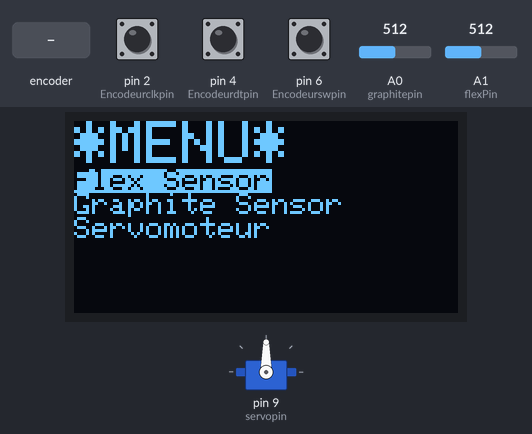
This sketch was run on a simulated Arduino Uno, built with avr-gcc and run on an emulated ATmega328P. Shown: servo, 128×64 one-colour display. The test bench sets the inputs (shaded band); at power-on: pin 6 (Encodeurswpin) HIGH, A1 (flexPin) = 512, pin 2 (Encodeurclkpin) HIGH, pin 4 (Encodeurdtpin) HIGH, A0 (graphitepin) = 512. What the sketch prints to the serial monitor is not drawn.

Above: at 1.7 s.
1.8 s: pin 6 (Encodeurswpin) pulled LOW for 3.2 s
At 2.59 s:
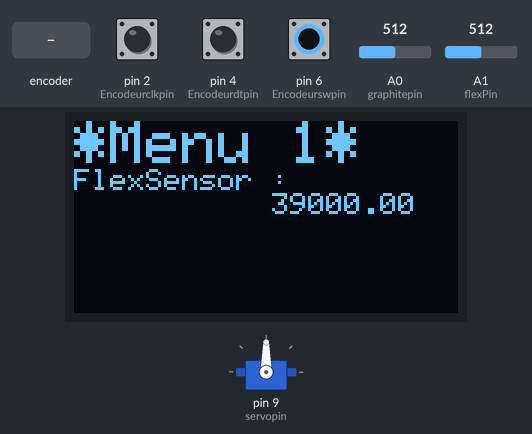
6.5 s: rotary encoder on pin 2 (Encodeurclkpin) / pin 4 (Encodeurdtpin) turned 2 steps (second pin leading)
At 8.0 s:
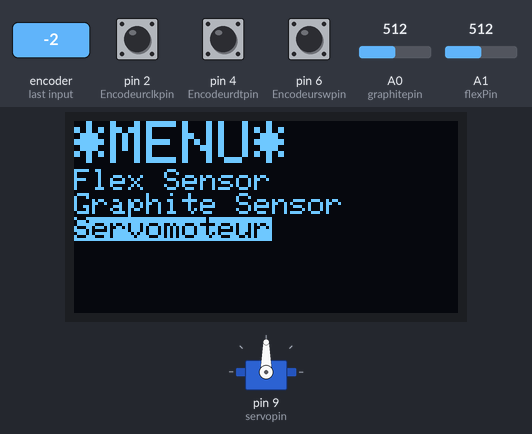
8.7 s: pin 6 (Encodeurswpin) pulled LOW for 1 s
At 10.6 s:
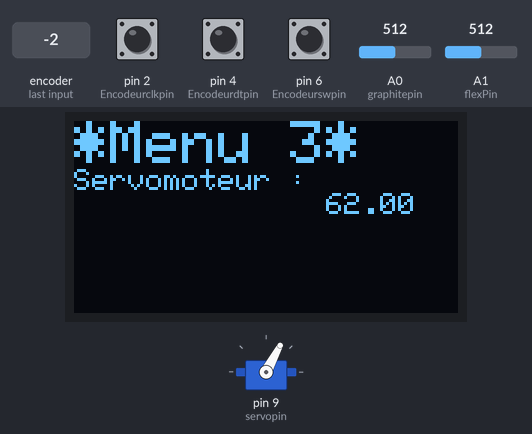
11.2 s: A1 (flexPin) set to 530
At 12.1 s:
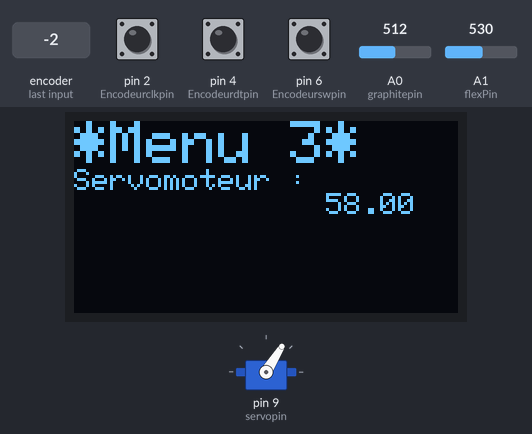
13.3 s: A1 (flexPin) set to 558
At 15.0 s:
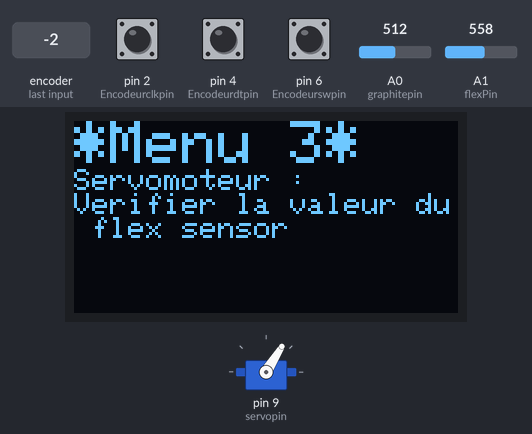
15.5 s: rotary encoder on pin 2 (Encodeurclkpin) / pin 4 (Encodeurdtpin) turned 1 step (first pin leading)
At 16.6 s:
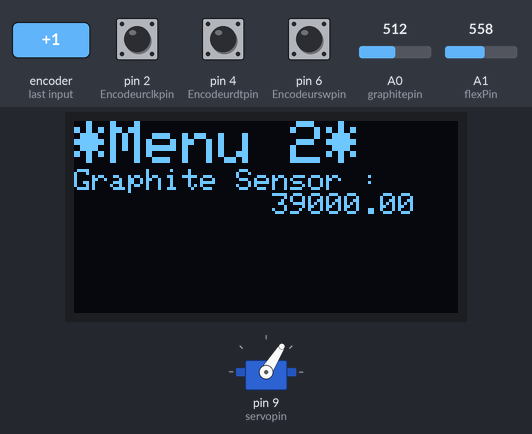
Timing chart, 0 to 18.2 s (numbered marks = the images above; inputs shaded):
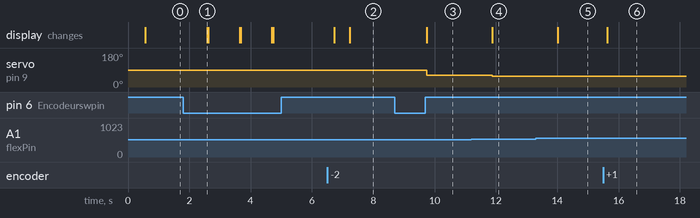

The sketch:

Projet_capteur.ino
```cpp
//----------------------------Inclusion des bibliothèques--------------------------

#include <SoftwareSerial.h>  //Bluetooth
#include <Servo.h>  //Servomoteur
#include <Wire.h>   //OLED
#include <Adafruit_SSD1306.h>   //OLED
#include <SPI.h>  //Potentiomètre
#include <stdlib.h>

//----------------------------Définitions et constantes------------------------------

  //Bluetooth:
#define rxPin 8
#define txPin 7

  //Encodeur rotatoire:
#define Encodeurclkpin  2  //CLK Output A, avec interruption
#define Encodeurdtpin 4  //DT Output B
#define Encodeurswpin 6   //Switch

  //OLED:
#define nombreDePixelsEnLargeur 128 //Largeur de l'écran OLED, en pixels
#define nombreDePixelsEnHauteur 64  //Hauteur de l'écran OLED, en pixels
#define brocheResetOLED -1  //Reset de l'écran OLED
#define adresseI2CecranOLED 0x3C
#define nb_item 3 //Nombre de choix dans le menu

  //Servomoteur:
#define servopin 9  // pin contrôlant le moteur (pin PWM)

  //Potentiomètre digital:
#define MCP_NOP                 0b00000000
#define MCP_WRITE               0b00010001
#define MCP_SHTDWN              0b00100001

  //Flex sensor:
#define flexPin A1

  //Capteur graphite:
#define graphitepin A0

  //Autres:
#define baudrate 9600

//----------------------------Variables------------------------------------------

  //Bluetooth:
SoftwareSerial mySerial (rxPin, txPin);
//int i=1;

  //Servomoteur:
Servo myservo;
int Pos_servo = 0;

  //Encodeur:
volatile int Pos_encodeur = 0;
int etat_bouton = 0; // variable pour stocker la lecture de l'etat du bouton
int Menu = 0;

  //Flex sensor:
float val_flexs = 0;
float Vflexs, Rflexs = 0.0;
const float VCC = 5.0;
const float Rdiv = 39000.0;
const float flatres = 25000.0;
const float bentres = 100000.0;

  //Capteur graphite:
unsigned long previousMillis = 0; //Pour conserver le temps passé depuis le dernier appel de millis()
int val_graph = 0;
float VGraph, RGraph = 0.0;
const float R1 = 100000;
const float R3 = 100000;
const float R5 = 10000;

  //OLED:
int choix = 0;
float lastval = -100.0;

  //Potentiomètre digital:
const int csPin = 10;
const int maxPositions = 256;
const long rAB = 47000;
const byte rWiper = 125;
const byte pot0 = 0x11;
const byte pot0shutdown = 0x21;
float R2;

Adafruit_SSD1306 ecranOLED (nombreDePixelsEnLargeur, nombreDePixelsEnHauteur, &Wire, brocheResetOLED);

//----------------------------Setup------------------------------------------

void setup() {

  //Encodeur rotatoire:
  pinMode(Encodeurclkpin, INPUT);
  digitalWrite(Encodeurclkpin, HIGH);  // Turn on pullup resistor

  pinMode(Encodeurdtpin, INPUT);
  digitalWrite(Encodeurdtpin, HIGH);  // Turn on pullup resistor

  pinMode(Encodeurswpin, INPUT);
  digitalWrite(Encodeurswpin, HIGH);  // Turn on pullup resistor

  attachInterrupt(0, doEncoder, RISING); // On met une interruption sur l'encodeur

  //Module Bluetooth:
  pinMode (rxPin,INPUT);
  pinMode (txPin,OUTPUT);

  mySerial.begin(baudrate);
  Serial.begin(9600);

  //Servomoteur:
  myservo.attach(servopin);

  //Flex Sensor:
  pinMode(flexPin, INPUT);

  //Capt graphite:
  //pinMode(graphitepin, INPUT);

  //OLED:
  if (!ecranOLED.begin (SSD1306_SWITCHCAPVCC, adresseI2CecranOLED)) // Arrêt du programme (boucle infinie) si échec d'initialisation
    while(1);

  ecranOLED.clearDisplay();

  //Digital Potentiometre:
  pinMode (csPin, OUTPUT); //select pin output
  digitalWrite(csPin, HIGH); //SPI chip disabled
  pinMode (csPin, INPUT);
  SPI.begin();

  //Calibration();
  setPotWiper(pot0, 0);

  delay(500);

  //Pour indiquer qu'on démarre:
  Serial.println(F("Let's go"));

}

//----------------------------Loop------------------------------------------

void loop() {

  Afficher_Menu();
  //Serial.println("OK");

  //char someChar[32]={0};

  /*if (Serial.available()>0){
    instr[i++]=Serial.read();
  }*/

  /*while (Serial.available()){
    do{
      someChar[i++] = Serial.read();
    delay(3);
    }while (Serial.available()>0);

    mySerial.println(someChar);
    Serial.println(someChar);
  }
  while (mySerial.available()){
    Serial.print((char)mySerial.read());
  }  */

}

//----------------------------Fonctions------------------------------------------

// Renvoie la valeur de la résisatnce aux bornes du flex sensor

float flexSensor() {
  char val_envoi[20];

  float ADCflex = analogRead(flexPin);
  Vflexs = ADCflex * VCC / 1024.0;
  Rflexs = Rdiv * (VCC / Vflexs - 1.0);

  dtostrf(Rflexs, sizeof(val_envoi)-1, 0, val_envoi);
  mySerial.write(val_envoi);
  delay(500);
  return Rflexs;
}

// Renvoie la valeur de la résisatnce aux bornes du capteur graphite

float graphiteSensor() {
  float ADCgraph = analogRead(graphitepin); //changement de pin
  float VGraph = ADCgraph * VCC / 1024.0;

  RGraph = Rdiv*(VCC/VGraph-1);
  return RGraph;
}

// Renvoie la valeur de la tension aux bornes du capteur graphite

float graphiteSensor_voltage() {
  float ADCgraph = analogRead(graphitepin); //changement de pin
  float VGraph = ADCgraph * VCC / 1024.0;

  return VGraph;
}

// Règle la résistance de sortie du potentiomètre digital

void setPotWiper(int addr, int pos) {
  pos = constrain(pos, 0, 255);
  digitalWrite(csPin, LOW);
  SPI.transfer(addr);
  SPI.transfer(pos);
  digitalWrite(csPin, HIGH);

  R2 = ((rAB * pos) / maxPositions) + rWiper;
}

// Calibre le potentiomètre digital pour avoir une tensoin de 3V avec une tolérance de 0.15V

void Calibration() {
  float target = 3.0, tol = 0.15;
  int pos = 0;
  char chaine[10];

  do {
    setPotWiper(pot0, pos);
    pos += 5;
    delay(200);
  } while ((graphiteSensor_voltage() < (target - tol) || graphiteSensor_voltage() > (target + tol)) && pos <= 265);

  dtostrf(pos, sizeof(chaine)-1, 2, chaine);

  if (pos < 265) {
    Serial.println(F("Potentiometer calibrated at position : "));
    Serial.print(chaine);

    float val = graphiteSensor();
    dtostrf(val, sizeof(chaine)-1, 2, chaine);
    Serial.println(F("Value : "));
    Serial.print(chaine);
  }
  else {
    Serial.println(F("Potentiometer not calibrated at target 3V"));
    //dtostrf(pos, sizeof(chaine)-1, 2, chaine);
    //Serial.print(chaine);
  }
}

// Lit la position de l'encodeur, utilisée lors de l'interruption

void doEncoder() {
  if ( (digitalRead(Encodeurclkpin)==HIGH) && (digitalRead(Encodeurdtpin)==HIGH) ) {
    Pos_encodeur++;
  }
  else if ( (digitalRead(Encodeurclkpin)==HIGH) && (digitalRead(Encodeurdtpin)==LOW) ) {  //
    Pos_encodeur--;
  }
}

// Vérifie l'état du bouton de l'endodeur rotatoire

void appui_bouton (){
  etat_bouton = digitalRead(Encodeurswpin);
  if (etat_bouton == 0) {
    if (Menu == 0) {
      Menu++;
    }
    else {
      Menu--;
    }
  }
  // Serial.println(etat_bouton, DEC);
  // Serial.println(Menu, DEC);
}

// Affiche le menu sur l'écran OLED et les actions associées

void Afficher_Menu (){
  unsigned long currentMillis = millis ();  // Sauvegarde la valeur du temps écoulé depuis le lancement du programme
  float valeur;
  char place[20];

  if (currentMillis - previousMillis >= 500){
    previousMillis = currentMillis;

    appui_bouton();
    choix = Pos_encodeur % nb_item;

    switch (abs(choix)){
      case 0 :
        if (Menu == 0) {
          ecranOLED.clearDisplay();   // Effaçage de l'intégralité du buffer
          ecranOLED.setTextSize(2);   // Taille du texte
          ecranOLED.setCursor(0, 0);
          ecranOLED.setTextColor (SSD1306_WHITE, SSD1306_BLACK);  // Met le texte en blanc et le fond en noir
          ecranOLED.println (F("*MENU*"));
          ecranOLED.setTextSize(1);
          ecranOLED.setTextColor(SSD1306_BLACK, SSD1306_WHITE);
          ecranOLED.println(F("Flex Sensor")); // Ecrit le premier choix du menu comme en "surbrillance"...
          ecranOLED.setTextColor(SSD1306_WHITE, SSD1306_BLACK);
          ecranOLED.println(F("Graphite Sensor")); // ... et le reste normalement
          ecranOLED.println(F("Servomoteur"));
          ecranOLED.display();
        }
        else if (Menu == 1) {
          ecranOLED.clearDisplay();   // Effaçage de l'intégralité du buffer
          ecranOLED.setTextSize(2);   // Taille du texte
          ecranOLED.setCursor(0, 0);
          ecranOLED.setTextColor (SSD1306_WHITE, SSD1306_BLACK);
          ecranOLED.println (F("*Menu 1*"));
          ecranOLED.setTextSize(1);
          ecranOLED.println (F("FlexSensor :"));
          ecranOLED.setTextSize(1);
          valeur = flexSensor ();
          dtostrf(valeur, sizeof(place)-1, 2, place);
          ecranOLED.println (place);
          ecranOLED.display();
        }
        break;

      case 1:
          if (Menu == 0) {
            ecranOLED.clearDisplay();   // Effaçage de l'intégralité du buffer
            ecranOLED.setTextSize(2);   // Taille du texte
            ecranOLED.setCursor(0, 0);
            ecranOLED.setTextColor (SSD1306_WHITE, SSD1306_BLACK);
            ecranOLED.println (F("*MENU*"));
            ecranOLED.setTextSize(1);
            ecranOLED.setTextColor(SSD1306_WHITE, SSD1306_BLACK);
            ecranOLED.println(F("Flex Sensor"));
            ecranOLED.setTextColor(SSD1306_BLACK, SSD1306_WHITE);
            ecranOLED.println(F("Graphite Sensor"));
            ecranOLED.setTextColor(SSD1306_WHITE, SSD1306_BLACK);
            ecranOLED.println(F("Servomoteur"));
            ecranOLED.display();
          }

          else if (Menu == 1) {
            ecranOLED.clearDisplay();   // Effaçage de l'intégralité du buffer
            ecranOLED.setTextSize(2);   // Taille du texte
            ecranOLED.setCursor(0, 0);
            ecranOLED.setTextColor (SSD1306_WHITE, SSD1306_BLACK);
            ecranOLED.println (F("*Menu 2*"));
            ecranOLED.setTextSize(1);
            ecranOLED.println (F("Graphite Sensor :"));
            ecranOLED.setTextSize(1);

            valeur = graphiteSensor();
            dtostrf(valeur, sizeof(place)-1, 2, place);
            ecranOLED.println (place);
            ecranOLED.display();
          }
        break;

      case 2:
        if (Menu == 0) {
          ecranOLED.clearDisplay();   // Effaçage de l'intégralité du buffer
          ecranOLED.setTextSize(2);   // Taille du texte
          ecranOLED.setCursor(0, 0);
          ecranOLED.setTextColor (SSD1306_WHITE, SSD1306_BLACK);
          ecranOLED.println (F("*MENU*"));
          ecranOLED.setTextSize(1);
          ecranOLED.setTextColor(SSD1306_WHITE, SSD1306_BLACK);
          ecranOLED.println(F("Flex Sensor"));
          ecranOLED.println(F("Graphite Sensor"));
          ecranOLED.setTextColor(SSD1306_BLACK, SSD1306_WHITE);
          ecranOLED.println(F("Servomoteur"));
          ecranOLED.display();
        }
        else if (Menu == 1){
          ecranOLED.clearDisplay();   // Effaçage de l'intégralité du buffer
          ecranOLED.setTextSize(2);   // Taille du texte
          ecranOLED.setCursor(0, 0);
          ecranOLED.setTextColor (SSD1306_WHITE, SSD1306_BLACK);
          ecranOLED.println (F("*Menu 3*"));
          ecranOLED.setTextSize(1);
          ecranOLED.println (F("Servomoteur :"));
          ecranOLED.setTextSize(1);

          val_flexs=flexSensor();

          if ((abs(val_flexs - lastval))>10){
            //Serial.println (val_flexs);

            if ((val_flexs>34000.0)&&(val_flexs<180000.0)){
              Pos_servo = (val_flexs/112000)*180;
              myservo.write(Pos_servo);
              //Serial.println (Pos_servo);
              dtostrf(Pos_servo, sizeof(place)-1, 2, place);
              ecranOLED.println (place);
              ecranOLED.display();
              //Serial.println (place);
            }
            else {
              ecranOLED.println ("Verifier la valeur du flex sensor");
              ecranOLED.display();

            }
          }

          lastval=val_flexs;


        }
        break;
    }
  }
}
```

Measured:
- the behaviour switches between 547 and 548 on A1 (flexPin) (found by bisection; images 4 and 5)
- after the input at 1.8 s, the display: changes after 0.79 s (image 1)
- after the input at 6.5 s, the display: first changes after 0.23 s (image 2 shows a later state)
- after the input at 8.7 s, servo on pin 9 (servopin): 90° → 62° after 1.0 s; the display: changes after 1.0 s (image 3)
- after the input at 11.2 s, servo on pin 9 (servopin): 62° → 58° after 0.68 s; the display: changes after 0.68 s (image 4)
- after the input at 13.3 s, the display: changes after 0.71 s (image 5)
- after the input at 15.5 s, the display: changes after 0.13 s (image 6)
